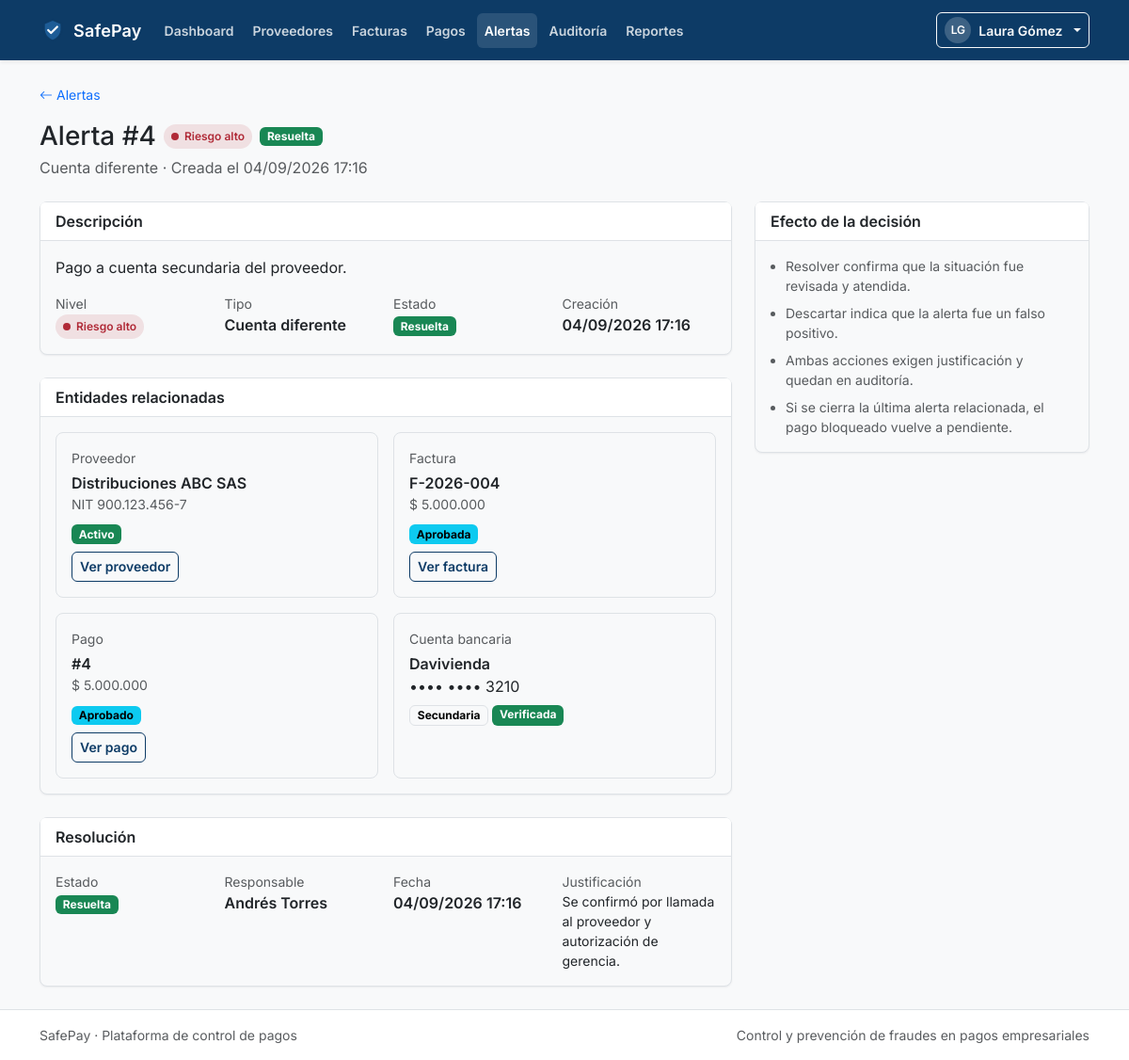
/modules/alertas/detalle.php?id=4 (signed in), run on the app's committed database.
### tables this page shows
CREATE TABLE alertas (
    id_alerta            INT UNSIGNED AUTO_INCREMENT PRIMARY KEY,
    id_factura           INT UNSIGNED NULL,
    id_pago              INT UNSIGNED NULL,
    id_proveedor         INT UNSIGNED NULL,
    id_cuenta            INT UNSIGNED NULL,
    tipo                 ENUM('factura_duplicada','cuenta_diferente',
                              'cuenta_modificada_reciente','valor_inusual','otra') NOT NULL,
    nivel                ENUM('bajo','medio','alto') NOT NULL,
    descripcion          VARCHAR(255) NOT NULL,
    estado               ENUM('abierta','resuelta','descartada') NOT NULL DEFAULT 'abierta',
    creada_en            DATETIME NOT NULL DEFAULT CURRENT_TIMESTAMP,
    id_usuario_resuelve  INT UNSIGNED NULL,
    resuelta_en          DATETIME NULL,
    justificacion        VARCHAR(255) NULL,
    CONSTRAINT chk_alertas_referencia CHECK (
        id_factura IS NOT NULL OR id_pago IS NOT NULL
        OR id_proveedor IS NOT NULL OR id_cuenta IS NOT NULL
    ),
    KEY idx_alertas_estado_nivel (estado, nivel),
    KEY idx_alertas_factura (id_factura),
    KEY idx_alertas_pago (id_pago),
    KEY idx_alertas_proveedor (id_proveedor),
    KEY idx_alertas_cuenta (id_cuenta),
    KEY idx_alertas_usuario_resuelve (id_usuario_resuelve)
);

CREATE TABLE proveedores (
    id_proveedor  INT UNSIGNED AUTO_INCREMENT PRIMARY KEY,
    nit           VARCHAR(20)  NOT NULL,
    razon_social  VARCHAR(150) NOT NULL,
    correo        VARCHAR(120) NULL,
    telefono      VARCHAR(30)  NULL,
    estado        ENUM('activo','inactivo') NOT NULL DEFAULT 'activo',
    creado_en     DATETIME     NOT NULL DEFAULT CURRENT_TIMESTAMP,
    CONSTRAINT uq_proveedores_nit UNIQUE (nit),
    KEY idx_proveedores_estado (estado)
);

CREATE TABLE facturas (
    id_factura          INT UNSIGNED AUTO_INCREMENT PRIMARY KEY,
    id_proveedor        INT UNSIGNED NOT NULL,
    numero_factura      VARCHAR(40)  NOT NULL,
    fecha_emision       DATE         NOT NULL,
    valor               DECIMAL(14,2) NOT NULL,
    archivo_pdf         VARCHAR(255) NULL,
    estado              ENUM('registrada','observada','aprobada','rechazada','pagada')
                        NOT NULL DEFAULT 'registrada',
    id_usuario_registra INT UNSIGNED NOT NULL,
    creada_en           DATETIME     NOT NULL DEFAULT CURRENT_TIMESTAMP,
    CONSTRAINT uq_facturas_proveedor_numero UNIQUE (id_proveedor, numero_factura),
    CONSTRAINT chk_facturas_valor CHECK (valor > 0),
    KEY idx_facturas_estado (estado),
    KEY idx_facturas_fecha (fecha_emision),
    KEY idx_facturas_usuario (id_usuario_registra)
);

CREATE TABLE pagos (
    id_pago            INT UNSIGNED AUTO_INCREMENT PRIMARY KEY,
    id_factura         INT UNSIGNED NOT NULL,
    id_cuenta_destino  INT UNSIGNED NOT NULL,
    valor              DECIMAL(14,2) NOT NULL,
    estado             ENUM('pendiente','bloqueado','aprobado','rechazado','ejecutado')
                       NOT NULL DEFAULT 'pendiente',
    id_usuario_solicita INT UNSIGNED NOT NULL,
    solicitado_en      DATETIME NOT NULL DEFAULT CURRENT_TIMESTAMP,
    CONSTRAINT uq_pagos_factura UNIQUE (id_factura),
    CONSTRAINT chk_pagos_valor CHECK (valor > 0),
    KEY idx_pagos_estado (estado),
    KEY idx_pagos_cuenta (id_cuenta_destino),
    KEY idx_pagos_usuario (id_usuario_solicita)
);

CREATE TABLE cuentas_bancarias (
    id_cuenta           INT UNSIGNED AUTO_INCREMENT PRIMARY KEY,
    id_proveedor        INT UNSIGNED NOT NULL,
    banco               VARCHAR(80)  NOT NULL,
    tipo_cuenta         ENUM('ahorros','corriente') NOT NULL,
    numero_cuenta       VARCHAR(30)  NOT NULL,
    es_principal        TINYINT(1)   NOT NULL DEFAULT 0,
    verificada          TINYINT(1)   NOT NULL DEFAULT 0,
    id_usuario_verifica INT UNSIGNED NULL,
    verificada_en       DATETIME     NULL,
    creada_en           DATETIME     NOT NULL DEFAULT CURRENT_TIMESTAMP,
    modificada_en       DATETIME     NULL,
    principal_de        INT UNSIGNED GENERATED ALWAYS AS (
                            IF(es_principal = 1, id_proveedor, NULL)
                        ) STORED,
    CONSTRAINT uq_cuentas_proveedor_numero UNIQUE (id_proveedor, numero_cuenta),
    CONSTRAINT uq_cuentas_principal UNIQUE (principal_de),
    KEY idx_cuentas_usuario_verifica (id_usuario_verifica)
);

CREATE TABLE usuarios (
    id_usuario        INT UNSIGNED AUTO_INCREMENT PRIMARY KEY,
    nombre            VARCHAR(100) NOT NULL,
    correo            VARCHAR(120) NOT NULL,
    password_hash     VARCHAR(255) NOT NULL,
    id_rol            TINYINT UNSIGNED NOT NULL,
    activo            TINYINT(1)   NOT NULL DEFAULT 1,
    intentos_fallidos TINYINT UNSIGNED NOT NULL DEFAULT 0,
    bloqueado_hasta   DATETIME     NULL,
    creado_en         DATETIME     NOT NULL DEFAULT CURRENT_TIMESTAMP,
    CONSTRAINT uq_usuarios_correo UNIQUE (correo),
    KEY idx_usuarios_rol (id_rol)
);

### modules/alertas/detalle.php (the view, shortened to what the rows shown need)
<?php
require_once __DIR__ . '/../../includes/functions.php';
require_once __DIR__ . '/../../includes/auth.php';
require_once __DIR__ . '/../../includes/modules.php';
$pdo = conexionBd();
$id = max(1, (int) ($_GET['id'] ?? $_POST['id_alerta'] ?? 0));
$stmt = $pdo->prepare(
    'SELECT a.*, pr.razon_social, pr.nit, pr.estado AS proveedor_estado,
            f.numero_factura, f.valor AS factura_valor, f.estado AS factura_estado,
            p.id_pago, p.valor AS pago_valor, p.estado AS pago_estado,
            c.banco, c.tipo_cuenta, c.numero_cuenta, c.es_principal, c.verificada,
            u.nombre AS responsable
     FROM alertas a
     LEFT JOIN proveedores pr ON pr.id_proveedor = a.id_proveedor
     LEFT JOIN facturas f ON f.id_factura = a.id_factura
     LEFT JOIN pagos p ON p.id_pago = a.id_pago
     LEFT JOIN cuentas_bancarias c ON c.id_cuenta = a.id_cuenta
     LEFT JOIN usuarios u ON u.id_usuario = a.id_usuario_resuelve
     WHERE a.id_alerta = :id
     LIMIT 1'
);
$stmt->execute([':id' => $id]);
$alerta = $stmt->fetch();
require_once __DIR__ . '/../../includes/header.php';
?>
<div class="container py-4">
    <div class="d-flex flex-column flex-lg-row justify-content-between align-items-lg-start gap-3 mb-4">
        <div>
            <div class="d-flex flex-wrap align-items-center gap-2 mb-1">
                <h1 class="h3 mb-0">Alerta #<?= $id ?></h1>
                <?= badgeRiesgo((string) $alerta['nivel']) ?>
                <?= badgeEstado((string) $alerta['estado']) ?>
            </div>
            <p class="text-muted mb-0">
                <?= e(etiquetaTipoAlerta((string) $alerta['tipo'])) ?> ·
                Creada el <?= e(formatearFecha((string) $alerta['creada_en'], true)) ?>
            </p>
        </div>
    </div>
    <div class="row g-4">
        <div class="col-xl-8">
            <div class="card mb-4">
                <div class="card-body">
                    <p class="fs-6 mb-3"><?= e($alerta['descripcion']) ?></p>
                    <div class="row g-3">
                        <div class="col-sm-6 col-lg-3">
                            <div class="small text-muted">Nivel</div>
                            <?= badgeRiesgo((string) $alerta['nivel']) ?>
                        </div>
                        <div class="col-sm-6 col-lg-3">
                            <div class="small text-muted">Tipo</div>
                            <div class="fw-semibold"><?= e(etiquetaTipoAlerta((string) $alerta['tipo'])) ?></div>
                        </div>
                        <div class="col-sm-6 col-lg-3">
                            <div class="small text-muted">Estado</div>
                            <?= badgeEstado((string) $alerta['estado']) ?>
                        </div>
                        <div class="col-sm-6 col-lg-3">
                            <div class="small text-muted">Creación</div>
                            <div class="fw-semibold"><?= e(formatearFecha((string) $alerta['creada_en'], true)) ?></div>
                        </div>
                    </div>
                </div>
            </div>
            <div class="card mb-4">
                <div class="card-body">
                    <div class="row g-3">
                        <?php if ($alerta['id_proveedor'] !== null): ?>
                            <div class="col-md-6">
                                <div class="border rounded-3 p-3 h-100">
                                    <div class="small text-muted mb-1">Proveedor</div>
                                    <div class="fw-semibold"><?= e($alerta['razon_social'] ?? '—') ?></div>
                                    <?php if ($alerta['nit'] !== null): ?>
                                        <div class="small text-muted">NIT <?= e(formatearNit((string) $alerta['nit'])) ?></div>
                                    <?php endif; ?>
                                    <div class="mt-2"><?= badgeEstado((string) $alerta['proveedor_estado']) ?></div>
                                    <a class="btn btn-sm btn-outline-primary mt-2"
                                       href="<?= e(BASE_URL) ?>/modules/proveedores/detalle.php?id=<?= (int) $alerta['id_proveedor'] ?>">Ver proveedor</a>
                                </div>
                            </div>
                        <?php endif; ?>
                        <?php if ($alerta['id_factura'] !== null): ?>
                            <div class="col-md-6">
                                <div class="border rounded-3 p-3 h-100">
                                    <div class="small text-muted mb-1">Factura</div>
                                    <div class="fw-semibold"><?= e($alerta['numero_factura'] ?? '—') ?></div>
                                    <div class="small text-muted"><?= e(formatearMoneda($alerta['factura_valor'])) ?></div>
                                    <div class="mt-2"><?= badgeEstado((string) $alerta['factura_estado']) ?></div>
                                    <a class="btn btn-sm btn-outline-primary mt-2"
                                       href="<?= e(BASE_URL) ?>/modules/facturas/detalle.php?id=<?= (int) $alerta['id_factura'] ?>">Ver factura</a>
                                </div>
                            </div>
                        <?php endif; ?>
                        <?php if ($alerta['id_pago'] !== null): ?>
                            <div class="col-md-6">
                                <div class="border rounded-3 p-3 h-100">
                                    <div class="small text-muted mb-1">Pago</div>
                                    <div class="fw-semibold">#<?= (int) $alerta['id_pago'] ?></div>
                                    <div class="small text-muted"><?= e(formatearMoneda($alerta['pago_valor'])) ?></div>
                                    <div class="mt-2"><?= badgeEstado((string) $alerta['pago_estado']) ?></div>
                                    <a class="btn btn-sm btn-outline-primary mt-2"
                                       href="<?= e(BASE_URL) ?>/modules/pagos/detalle.php?id=<?= (int) $alerta['id_pago'] ?>">Ver pago</a>
                                </div>
                            </div>
                        <?php endif; ?>
                        <?php if ($alerta['id_cuenta'] !== null): ?>
                            <div class="col-md-6">
                                <div class="border rounded-3 p-3 h-100">
                                    <div class="small text-muted mb-1">Cuenta bancaria</div>
                                    <div class="fw-semibold"><?= e($alerta['banco'] ?? '—') ?></div>
                                    <div><?= e(enmascararCuenta((string) $alerta['numero_cuenta'])) ?></div>
                                    <div class="mt-2 d-flex flex-wrap gap-1">
                                        <span class="badge text-bg-light border"><?= (int) $alerta['es_principal'] === 1 ? 'Principal' : 'Secundaria' ?></span>
                                        <?php if ((int) $alerta['verificada'] === 1): ?>
                                            <span class="badge text-bg-success">Verificada</span>
                                        <?php else: ?>
                                            <span class="badge text-bg-warning">Sin verificar</span>
                                        <?php endif; ?>
                                    </div>
                                </div>
                            </div>
                        <?php endif; ?>
                    </div>
                </div>
            </div>
            <?php if ($alerta['estado'] !== 'abierta'): ?>
                <div class="card">
                    <div class="card-header">Resolución</div>
                    <div class="card-body">
                        <div class="row g-3">
                            <div class="col-sm-6 col-lg-3">
                                <div class="small text-muted">Estado</div>
                                <?= badgeEstado((string) $alerta['estado']) ?>
                            </div>
                            <div class="col-sm-6 col-lg-3">
                                <div class="small text-muted">Responsable</div>
                                <div class="fw-semibold"><?= e($alerta['responsable'] ?? '—') ?></div>
                            </div>
                            <div class="col-sm-6 col-lg-3">
                                <div class="small text-muted">Fecha</div>
                                <div class="fw-semibold"><?= e(formatearFecha((string) $alerta['resuelta_en'], true)) ?></div>
                            </div>
                            <div class="col-sm-6 col-lg-3">
                                <div class="small text-muted">Justificación</div>
                                <div class="small"><?= e($alerta['justificacion'] ?? '—') ?></div>
                            </div>
                        </div>
                    </div>
                </div>
            <?php endif; ?>
        </div>
    </div>
</div>
<?php require_once __DIR__ . '/../../includes/footer.php'; ?>

### includes/modules.php (shortened to what the rows shown need)
<?php
function etiquetaEstado(string $estado): string
{
    return match ($estado) {
        'registrada'  => 'Registrada',
        'observada'   => 'Observada',
        'aprobada'    => 'Aprobada',
        'rechazada'   => 'Rechazada',
        'pagada'      => 'Pagada',
        'pendiente'   => 'Pendiente',
        'bloqueado'   => 'Bloqueado',
        'aprobado'    => 'Aprobado',
        'rechazado'   => 'Rechazado',
        'ejecutado'   => 'Ejecutado',
        'abierta'     => 'Abierta',
        'resuelta'    => 'Resuelta',
        'descartada'  => 'Descartada',
        'activo'      => 'Activo',
        'inactivo'    => 'Inactivo',
        default       => ucfirst($estado),
    };
}
function claseEstado(string $estado): string
{
    return match ($estado) {
        'observada', 'pendiente' => 'text-bg-warning',
        'bloqueado', 'rechazada', 'rechazado', 'abierta' => 'text-bg-danger',
        'aprobada', 'aprobado' => 'text-bg-info',
        'pagada', 'ejecutado', 'resuelta', 'activo' => 'text-bg-success',
        'descartada', 'inactivo' => 'text-bg-secondary',
        default => 'text-bg-light border',
    };
}
function badgeEstado(string $estado): string
{
    return '<span class="badge ' . e(claseEstado($estado)) . '">' . e(etiquetaEstado($estado)) . '</span>';
}
function etiquetaNivel(string $nivel): string
{
    return match ($nivel) {
        'alto'  => 'Riesgo alto',
        'medio' => 'Riesgo medio',
        'bajo'  => 'Riesgo bajo',
        default => 'Sin alertas',
    };
}
function badgeRiesgo(?string $nivel): string
{
    return '<span class="badge-risk badge-risk--' . e($nivel) . '"><span class="dot"></span>'
        . e(etiquetaNivel($nivel)) . '</span>';
}
function etiquetaTipoAlerta(string $tipo): string
{
    return match ($tipo) {
        'factura_duplicada'          => 'Factura duplicada',
        'cuenta_diferente'           => 'Cuenta diferente',
        'cuenta_modificada_reciente' => 'Cuenta modificada recientemente',
        'valor_inusual'              => 'Valor inusual',
        'otra'                       => 'Otra situación',
        default                      => ucfirst(str_replace('_', ' ', $tipo)),
    };
}
function enmascararCuenta(string $numero): string
{
    $digitos = preg_replace('/\D+/', '', $numero) ?? '';
    $ultimos = substr($digitos, -4);
    return '•••• •••• ' . ($ultimos !== '' ? $ultimos : '—');
}
function formatearNit(string $nit): string
{
    if (preg_match('/^(\d{3})(\d{3})(\d{3})-(\d)$/', $nit, $partes) === 1) {
        return $partes[1] . '.' . $partes[2] . '.' . $partes[3] . '-' . $partes[4];
    }
    return $nit;
}

### data on the page
alertas: nivel "Riesgo alto Riesgo alto", estado "Resuelta Resuelta Activo Aprobada Aprobado Resuelta", tipo "Cuenta diferente", creada_en "04/09/2026 17:16", descripcion "Pago a cuenta secundaria del proveedor.", id_proveedor.razon_social "Distribuciones ABC SAS", id_proveedor.nit "900.123.456-7", id_factura.numero_factura "F-2026-004", id_factura.valor "$ 5.000.000", id_pago.id_pago "4", id_pago.valor "$ 5.000.000", id_cuenta.banco "Davivienda", id_cuenta.numero_cuenta "•••• •••• 3210", usuarios.nombre "Andrés Torres", resuelta_en "04/09/2026 17:16", justificacion "Se confirmó por llamada al proveedor y autorización de gerencia."

### other printed values
APP_NAME "SafePay"
$item['etiqueta'] "Dashboard"
$item['etiqueta'] "Proveedores"
$item['etiqueta'] "Facturas"
$item['etiqueta'] "Pagos"
$item['etiqueta'] "Alertas"
$item['etiqueta'] "Auditoría"
$item['etiqueta'] "Reportes"
iniciales($nombreUsuario ?? 'Usuario') "LG"
$nombreUsuario "Laura Gómez"
$id "4"
